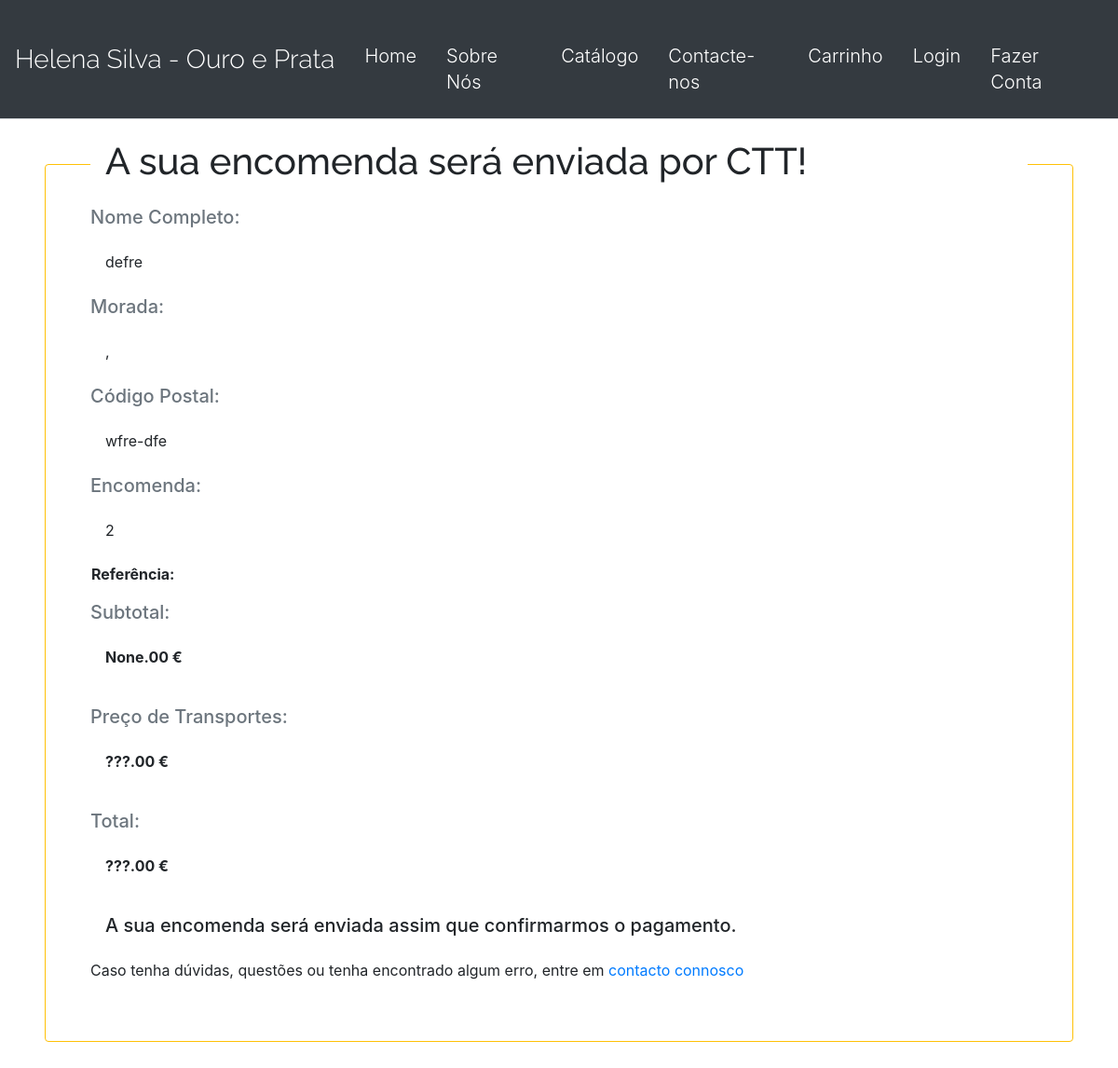
/charge/201903272206bgctt, run on the app's committed database.
### payments/models.py (models this page shows, shortened)
class Order(models.Model):
	ORDERED_THROUGH = (
		('online', 'Online'),
		('ctt', 'CTT')
		)
	DISTRITO = (
		('Aveiro', 'Aveiro'),
		('Beja', 'Beja'),
		('Braga', 'Braga'),
		('Bragança', 'Bragança'),
		('Castelo Branco', 'Castelo Branco'),
		('Coimbra', 'Coimbra'),
		('Évora', 'Évora'),
		('Faro', 'Faro'),
		('Guarda', 'Guarda'),
		('Leiria', 'Leiria'),
		('Lisboa', 'Lisboa'),
		('Portalegre', 'Portalegre'),
		('Porto', 'Porto'),
		('Santarém', 'Santarém'),
		('Setúbal', 'Setúbal'),
		('Viana do Castelo', 'Viana do Castelo'),
		('Vila Real', 'Vila Real'),
		('Viseu', 'Viseu'),
		('Ilha da Madeira', 'Ilha da Madeira'),
		('Ilha de Porto Santo', 'Ilha de Porto Santo'),
		('Ilha de Santa Maria', 'Ilha de Santa Maria'),
		('Ilha de São Miguel', 'Ilha de São Miguel'),
		('Ilha Terceira', 'Ilha Terceira'),
		('Ilha da Graciosa', 'Ilha da Graciosa'),
		('Ilha de São Jorge', 'Ilha de São Jorge'),
		('Ilha do Pico', 'Ilha do Pico'),
		('Ilha do Faial', 'Ilha do Faial'),
		('Ilha das Flores', 'Ilha das Flores'),
		('Ilha do Corvo', 'Ilha do Corvo'),
		)
	order_id = models.CharField(max_length=100, null=False, default='Code_order')
	nome_completo = models.CharField(max_length=150, null=False)
	email = models.EmailField(default='')
	rua = models.CharField(max_length=300, null=False, default = '')
	numero = models.IntegerField(blank=True, null=True, default=0)
	andar = models.CharField(max_length=3 , null=True, default='0')
	localidade = models.CharField(max_length=60, null=False, default = '')
	distrito = models.CharField(choices=DISTRITO, max_length=30, null=False, default = '')
	morada = models.IntegerField(blank=True, null=True, default=0)
	codigo_postal_1 = models.CharField(max_length=4, blank=True, null=True, default='') #raise an error if codigo_postal != intenger
	codigo_postal_2 = models.CharField(max_length=3, blank=True, null=True, default='')
	user = models.ForeignKey(User, null=True, blank=True, on_delete=models.SET_NULL)
	cart = models.ForeignKey(Cart, null=True, on_delete=models.SET_NULL)
	items = models.CharField(max_length=500, null=False, default='') #, on_delete=models.SET_NULL)  #add items to the order, so we know what was being ordered
	total = models.IntegerField(blank=True, null=True)
	is_ordered = models.BooleanField(default=False)
	ordered_through = models.CharField(choices=ORDERED_THROUGH, max_length=10, null=False, default = '')
	timestamp = models.DateTimeField(auto_now_add=True)
	slug = models.SlugField(max_length=100, default='')

### users/models.py (models this page shows)
class Cart(models.Model):
	user = models.ForeignKey(User, null=True, blank=True, on_delete=models.DO_NOTHING)
	products = models.ManyToManyField(Item, blank=True)
	subtotal = models.DecimalField(default=0.00, max_digits=20, decimal_places=2)
	total = models.DecimalField(default=0.00, max_digits=20, decimal_places=2)
	updated = models.DateTimeField(auto_now=True)
	timestamp = models.DateTimeField(auto_now_add=True)
	objects = CartManager()
	def __str__(self):
		return str(self.id)

### payments/views.py (the view, shortened to what this page needs)
# urls.py: path('charge/<slug:slug>', payment_views.charge , name='charge'),
def charge(request, slug):
	order = get_object_or_404(Order, slug=slug)
	cart_obj, new_obj = Cart.objects.new_or_get(request)
	template = 'payments/charge.html'
	for obj in cart_obj.products.all():
		cart_obj.products.remove(obj)
		if obj in Item.objects.all():
		    obj.is_hidden=True
		    obj.save()
	return render(request, template, {"order":order})

### users/models.py (called while the page is built)
	def new_or_get(self, request):
		cart_id = request.session.get('cart_id', None)
		qs = self.get_queryset().filter(id=cart_id)
		if qs.count() == 1:
			new_obj = False
			cart_obj = qs.first()
			if request.user.is_authenticated and cart_obj.user is None:
				cart_obj.user = request.user
				cart_obj.save()
		else:
			cart_obj = self.new(user=request.user)
			new_obj = True
			request.session['cart_id'] = cart_obj.id
		return cart_obj , new_obj

	def new(self, user=None):
		user_obj = None
		if user is not None:
			if user.is_authenticated:
				user_obj = user
		return self.model.objects.create(user=user_obj)

### payments/templates/payments/charge.html (shortened to what this page needs)
{% extends "catalog/navbar.html" %}
{% block content %}
<span class=' card border-warning m-5 p-5'>
      <h1 class='p-3 display-lg-4  bg-white d-block' style="margin-top: -2.3em!important;"> A sua encomenda será enviada por CTT! </h1>
        <span class='text-muted h5'> Nome Completo: </span><p class='m-3 mb-4'> {{order.nome_completo}} </p>
        <span class='text-muted h5'> Morada: </span><p class='m-3 mb-4'> {{order.rua}}, {{order.numero}} </p>
        <span class='text-muted h5'> Código Postal: </span><p class='m-3 mb-4 '> {{order.codigo_postal_1}}-{{order.codigo_postal_2}} </p>
        <span class='text-muted h5'> Encomenda: </span><p class='m-3 mb-4'> {{order.cart}} </p>
        <table style="width:100%">
            <tr>
                <th> Referência: </th>
            </tr>
            <tr>
                <th>{{ order.items }}</th>
            </tr>
        </table>
    <span class='text-muted h5 mt-3'> Subtotal: </span><p class='m-3 mb-4 font-weight-bold'> {{order.total}}.00 € </p>
    <span class='text-muted h5 mt-3'> Preço de Transportes: </span><p class='m-3 mb-4 font-weight-bold'> ???.00 € </p>
    <span class='text-muted h5 mt-3'> Total: </span><p class='m-3 mb-4 font-weight-bold'> ???.00 € </p>
    <h5 class='p-3 display-lg-4  bg-white d-block'> A sua encomenda será enviada assim que confirmarmos o pagamento. </h5>
    <p> Caso tenha dúvidas, questões ou tenha encontrado algum erro, entre em <a href="{% url 'contact' %}">contacto connosco </a></p>
{% endblock content %}

### catalog/static/catalog/main.css (style rules this page uses)
h1 { font-family: raleway; }
a { font-color: yellow; }

### data on the page
Order: nome_completo "defre", codigo_postal_1 "wfre", codigo_postal_2 "dfe", cart "2", total "None"
